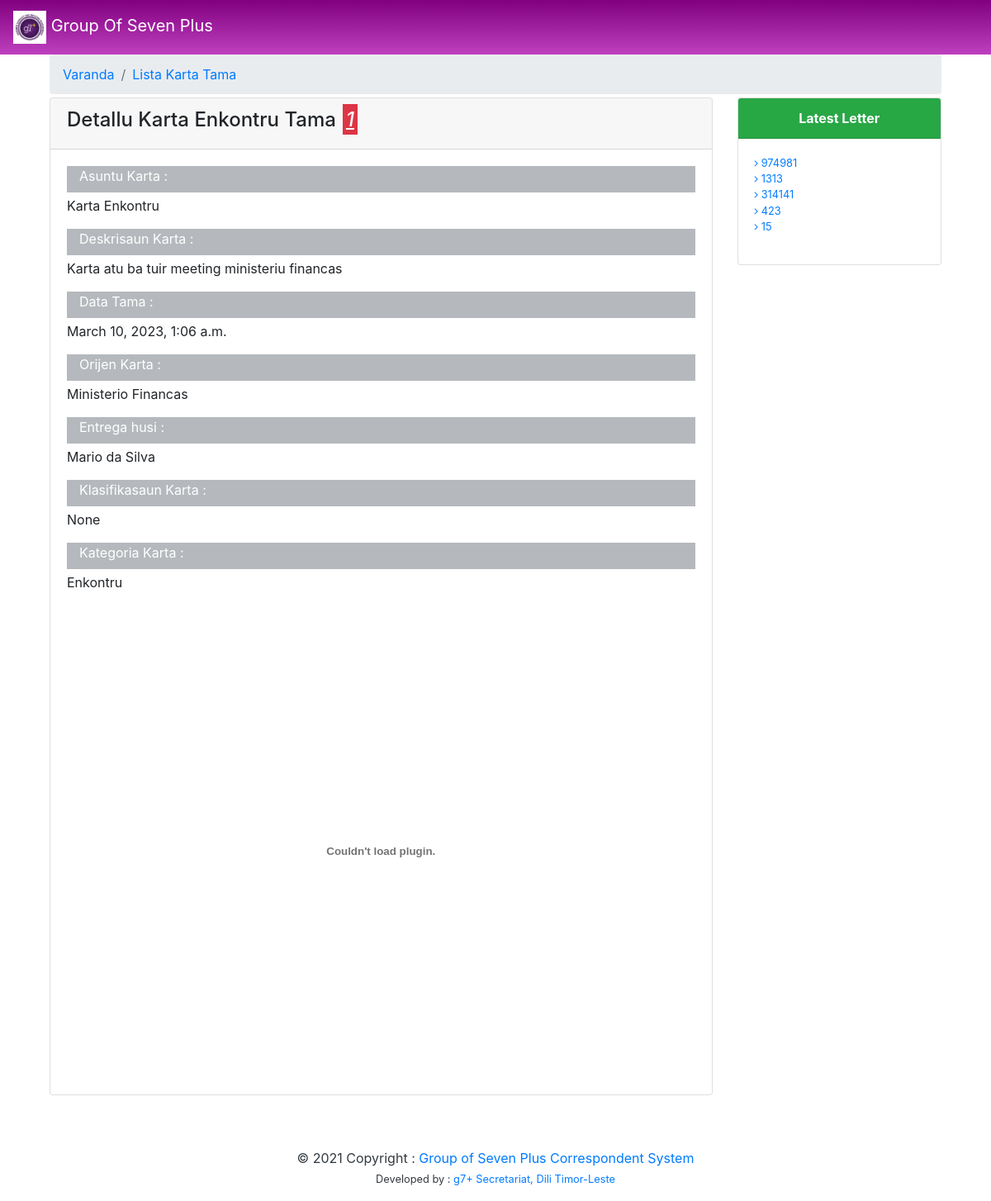
Screenshot of /detalu-karta-tama/c74d97b01eae257e44aa9d5bade97baf with the database file from the repository.
### KartaTama/models.py (models this page shows, shortened)
class kartaTama(models.Model):
	klasifikasaun = (
		('Urgente' , 'Urgente'),
		('Normal' , 'Normal'),
		('Konfidensial' , 'Konfidensial'),
		)
	nu_karta_tama = models.CharField("Numeru Karta Tama", max_length=20, unique=True, null=False)
	subject_karta_tama = models.CharField("Subject Karta Tama", max_length=100, null=False)
	deskrisaun_karta_tama = models.TextField("Deskrisaun Karta Tama")
	data_karta_tama = models.DateTimeField(auto_now_add=True)
	orijen_karta_tama = models.CharField("Orijen Karta Tama", max_length=100, null=False)
	entrega_husi = models.CharField("Karta Entrega Husi", max_length=100, null=False)
	klasifikasaun = models.CharField(max_length=32, null=True, choices=klasifikasaun)
	naran_folder = models.CharField("Naran Folder", max_length=50, null=True)
	naran_file = models.FileField("Naran File", max_length=200, null=True)
	kategoria_karta_tama = models.ForeignKey(kategoriaKarta, on_delete=models.CASCADE, null=True, related_name="Kategoria_Karta_Tama")
	tinan_karta = models.ForeignKey(Tinan, on_delete=models.CASCADE, null=False, related_name="Karta_Tama")
	hashed = models.CharField(max_length=32,null=True)
	class Meta:
		verbose_name_plural ="Karta Tama"

class kategoriaKarta(models.Model):
	kod_kategoria = models.CharField("Kodigu Kategoria", max_length=10, null=False)
	naran_kategoria = models.CharField("Naran Kategoria", max_length=100, null=False)
	hashed = models.CharField(max_length=32,null=True)
	def __str__(self):
		return self.naran_kategoria
	class Meta:
		verbose_name_plural ="Kategoria Karta"

### KartaTama/views/KartaTama.py (the view)
# urls.py: path('detalu-karta-tama/<str:hashid>', detaluKartaTama, name="detalukartatama"),
def detaluKartaTama(request, hashid):
	cat = kategoriaKarta.objects.all()
	latest_docs = kartaTama.objects.all().order_by('-data_karta_tama')[0:5]
	dokumentu = kartaTama.objects.get(hashed=hashid)
	context = {
		'dokumentu':dokumentu,
		'title':"Detallu Karta Tama",
		'latest_docs':latest_docs,
		'doc_active':"active",
		'categories':cat
		}
	return render(request, 'detalu_karta_tama.html', context)

### KartaTama/templates/detalu_karta_tama.html (shortened to what this page needs)
{% extends 'main/base.html' %}
{% load static %}
{% block content %}
<section class="tables">
<div class="container-fluid">
  <header>
            <ol class="breadcrumb mb-1 mt-1">
              <li class="breadcrumb-item"><a href="{% url 'index' %}">Varanda</a></li>
              <li class="breadcrumb-item"><a href="{% url 'listakartatama' %}">Lista Karta Tama</a></li>
            </ol>
          </header>
<div class="row">
<div class="col-sm-9">
	<div class="card">
		<div class="card-header d-flex justify-content-between">
			<h4>Detallu {{dokumentu.subject_karta_tama}} Tama<i><u class="text-light bg-danger m-2 p-1">{{dokumentu.nu_karta_tama}}</u></i></h4>
		</div>
		<div class="card-body">
			<div class="col-lg-12 mb-1 mb-1" style="color: #fff;background: #b5b9bd">
				<label>Asuntu Karta : </label>
			</div>
			<p class="editable" data-id="{{dokumentu.id}}" data-type="subject_karta_tama">{{dokumentu.subject_karta_tama}}</p>
      <div class="col-lg-12 mb-1 mb-1" style="color: #fff;background: #b5b9bd">
        <label>Deskrisaun Karta : </label>
      </div>
      <p class="editable" data-id="{{dokumentu.id}}" data-type="deskrisaun_karta_tama">{{dokumentu.deskrisaun_karta_tama}}</p>
			<div class="col-lg-12 mb-1" style="color: #fff;background: #b5b9bd">
				<label>Data Tama : </label>
			</div>
			<p class="editable" data-id="{{dokumentu.id}}" data-type="data_karta_tama">{{dokumentu.data_karta_tama}}</p>
      <div class="col-lg-12 mb-1" style="color: #fff;background: #b5b9bd">
        <label>Orijen Karta : </label>
      </div>
      <p class="editable" data-id="{{dokumentu.id}}" data-type="orijen_karta_tama">{{dokumentu.orijen_karta_tama}}</p>
      <div class="col-lg-12 mb-1" style="color: #fff;background: #b5b9bd">
        <label>Entrega husi : </label>
      </div>
      <p class="editable" data-id="{{dokumentu.id}}" data-type="entrega_husi">{{dokumentu.entrega_husi}}</p>
      <div class="col-lg-12 mb-1" style="color: #fff;background: #b5b9bd">
        <label>Klasifikasaun Karta : </label>
      </div>
      <p class="editable" data-id="{{dokumentu.id}}" data-type="klasifikasaun">{{dokumentu.klasifikasaun}}</p>
      <div class="col-lg-12 mb-1" style="color: #fff;background: #b5b9bd">
        <label>Kategoria Karta : </label>
      </div>
      <p class="editable" data-id="{{dokumentu.id}}" data-type="kategoria_karta_tama">{{dokumentu.kategoria_karta_tama}}</p>
			<br>
			<br>
	<div class="panel-body">
	<div class="row">
		<div class="col-lg-12">
		<div class="panel mb-4">
                <div class="panel-body" style="height:500px">
			<div id="pdfviewer" style="height:100%"></div>
		</div>
        </div>
		</div>
	</div>
    </div>
	</div>
	<link rel="stylesheet" type="text/css" href="{% static '/main/css/bootstrap.min.css' %}">
		</div>
	</div>
	<div class="col-lg-3">
		<div class="card">
			<div class="card-header bg-success" align="center">
				<b class="text-white">Latest Letter</b>
			</div>
			<div class="card-body">
				<ul class="list-unstyled">
					{% for data in latest_docs %}
						<li style="font-size: 0.8rem;"><a href="{% url 'detalukartatama' data.hashed %}"><i class="fa fa-angle-right"></i> {{data.nu_karta_tama}}</a></li>
					{% endfor %}
				</ul>
			</div>
		</div>
	</div>
</div>
</div>
</section>
{% endblock %}

### main/templates/main/base.html (shortened to what this page needs)
{% load static %}
<!DOCTYPE html>
<html lang="en">
	<head>
		<link rel="stylesheet" href="{% static 'main/bootstrap/css/bootstrap.min.css' %}">
		<link rel="stylesheet" href="{% static 'main/font-awesome/css/font-awesome.min.css' %}">
		<link rel="stylesheet" href="https://cdnjs.cloudflare.com/ajax/libs/Chart.js/2.8.0/Chart.min.css" />
		<link rel="stylesheet" href="{% static 'main/css/table-responsive.css' %}" media="screen">
		<link href="{% static 'main/css/main.css' %}" rel="stylesheet">
	</head>
	<body>
		{% include 'main/navbar.html' %}
		<main role="main" class="container">
			<div class="row">
				<div class="col-md-12">
		{% block content %}
		{% endblock %}
		<footer class="footer-container text-dark text-center mt-5 p-3">
		  <div class="text-dark">
		    © 2021 Copyright :
		    <a href="#" class=""> Group of Seven Plus</a>
		    <a href="{% url 'index' %}">Correspondent System</a>
		  </div>
		  <small class="text-dark">
		    Developed by :
		    <a href="#" target="_blank">g7+ Secretariat, Dili Timor-Leste</a>
		  </small>
		</footer>
		<link href="{% static 'main/datatables/css/dataTables.bootstrap4.min.css' %}" rel="stylesheet" type="text/css" />
	</body>
</html>

### main/templates/main/navbar.html (shortened to what this page needs)
{% load static %}
<header class="site-header">
	<nav class="navbar navbar-expand-md navbar-secundary bg-primary fixed-top" style="background: linear-gradient(to bottom,purple,#BF40BF);color: #BF40BF">
		<a class="navbar-brand text-white" href="{% url 'index' %}">
		<img src="{% static 'main/images/logo.jpg' %}" alt="Logo" style="width:40px;"> Group Of Seven Plus
		</a>
	</nav>
</header>

### static/main/css/main.css (style rules this page uses)
body { background: #fafafa; color: #333333; margin-top: 5rem; }
h1, h2, h3, h4, h5, h6 { color: #444444; }

### rows the page displays
kartaTama: subject_karta_tama "Karta Enkontru", nu_karta_tama "1", deskrisaun_karta_tama "Karta atu ba tuir meeting ministeriu financas", data_karta_tama "March 10, 2023, 1:06 a.m.", orijen_karta_tama "Ministerio Financas", entrega_husi "Mario da Silva", klasifikasaun "None", kategoria_karta_tama "Enkontru"
kartaTama: nu_karta_tama "974981"
kartaTama: nu_karta_tama "1313"
kartaTama: nu_karta_tama "314141"
kartaTama: nu_karta_tama "423"
kartaTama: nu_karta_tama "15"
